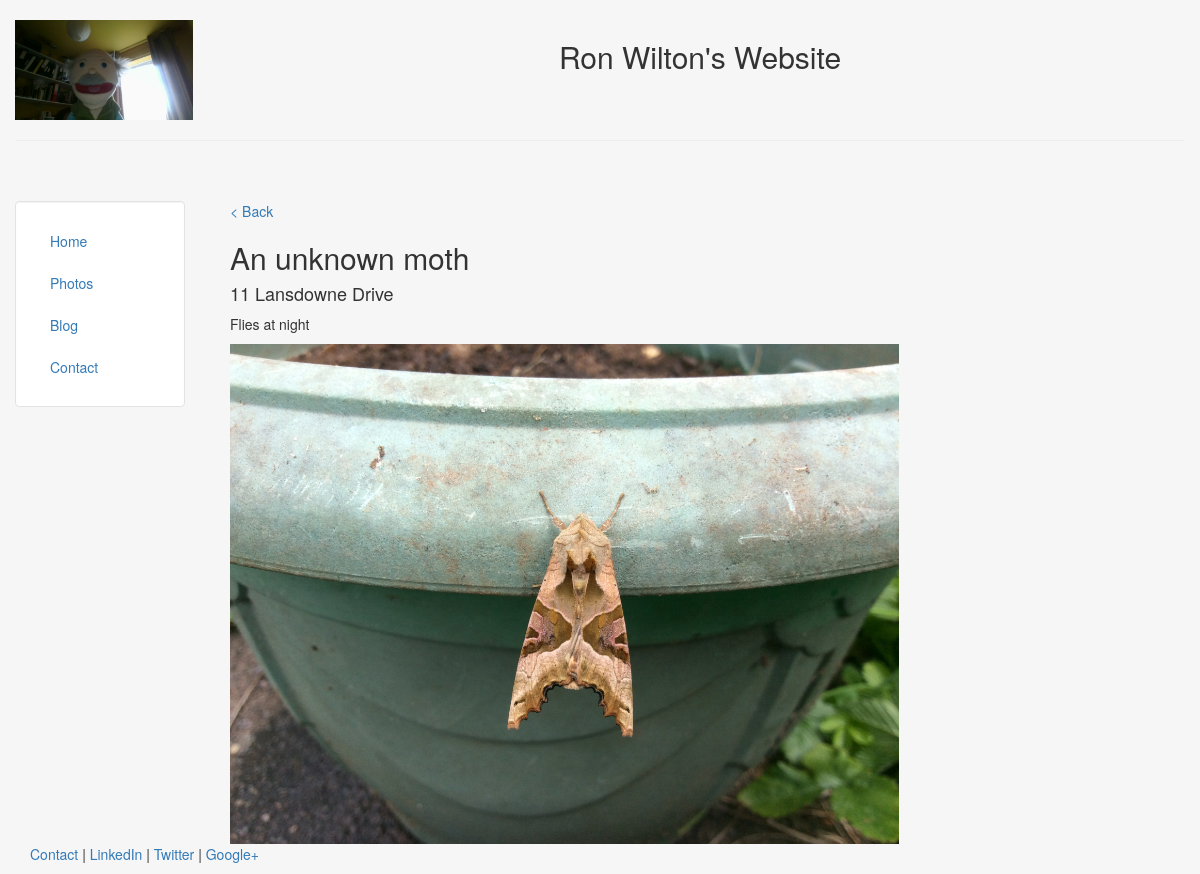
/wlp_app/photo/1/, run on the app's committed database.
### wlp_app/models.py (models this page shows, shortened)
class Photo(models.Model):
	name = models.CharField(max_length=50)
	description = models.TextField()
	location = models.ForeignKey(Location)
	height_field = models.IntegerField(default=0)
	width_field = models.IntegerField(default=0)
	photo_taken = models.ImageField(upload_to='wildlifephotos/%Y/%m/%d',
			null=True, blank=True,
			width_field="width_field", height_field="height_field")

class Location(models.Model):
	name = models.CharField(max_length=50)

### wlp_app/views.py (the view)
# urls.py: url(r'^photo/(?P<photo_id>[0-9]+)/$', views.photo, name='photourl')
def photo(request, photo_id):
	try:
		pht = Photo.objects.get(id=photo_id)
	except Photo.DoesNotExist:
		pht = None
	template = loader.get_template('wlp_app/photo.html')
	context = {
		'pht' : pht
	}
	return HttpResponse(template.render(context, request))

### wlp_app/templates/wlp_app/photo.html
{% extends 'personal/header.html' %}
{% block content %}
	<a href="{% url 'indexurl' %}">&lt; Back</a>
	{% if pht != None %}
		<h2>{{ pht.name }}</h2>
		<h4>{{ pht.location.name }}</h4>
		<p>{{ pht.description }}</p>
		<img src="{{ pht.photo_taken.url }}" class="responsive-img" style='max-height:500px;' alt="face">
	{% else %}
		<h1>Invalid photo ID</h1>
	{% endif %}
{% endblock %}

### personal/templates/personal/header.html (style rules this page uses)
html, body { height:100% }

### data on the page
Photo: name "An unknown moth", location.name "11 Lansdowne Drive", description "Flies at night", photo_taken (picture)
